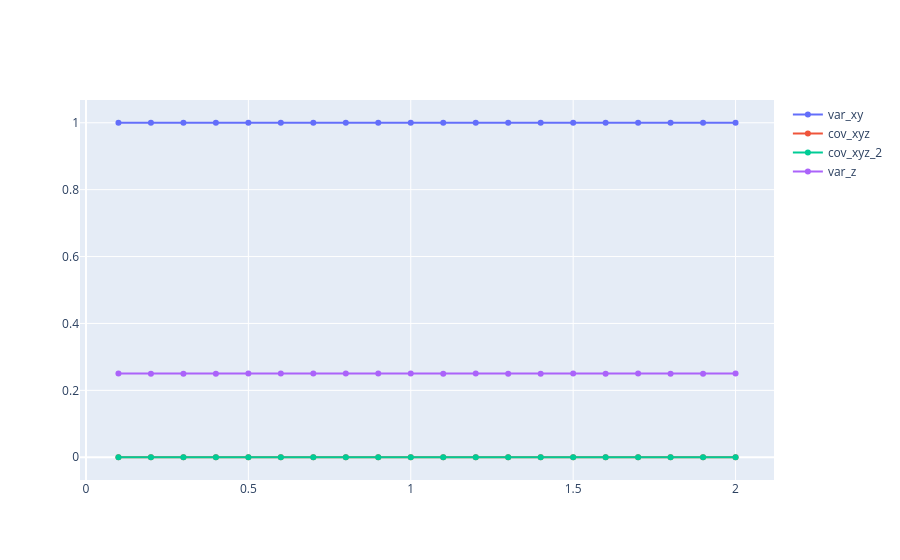

The notebook cell saved with this chart:
### Code cell
import tempfile

from api import RayfishApp
from api.pydantic_models import ParametersInput, SimulationConfig

sim_config = SimulationConfig(
    light_type="incoherent",
    estimation_parameter="distance_2_sources",
    simulation_dimension=1,
)
param_config = ParametersInput(
    wave_vector=2.0,
    rayleigh_length=1.0,
    number_of_point_source_distributions=20,
    maximal_length=4.0,
    minimal_spacing=0.1,
)

with tempfile.TemporaryDirectory() as temp_dir:
    app = RayfishApp(
        simulation_config=sim_config, input_parameters=param_config, save_dir=temp_dir
    )
    result = app.run_simulation()
    result["quantum"].name_parameters({
        "quantum_var_0_0": "var_xy",
        "quantum_var_1_1": "var_z",
        "quantum_cov_0_1": "cov_xyz",
        "quantum_cov_1_0": "cov_xyz_2",
    })
    fig = result["quantum"].generate_figure()
    fig.show()

### Figure 1 — Plotly figure (JSON) as saved in the notebook; plotly's stock layout.template omitted (floating-point values rounded to 4 significant figures)
{"data": [{"mode": "lines+markers", "name": "var_xy", "type": "scatter", "x": [0.1, 0.2, 0.3, 0.4, 0.5, 0.6, 0.7, 0.8, 0.9, 1.0, 1.1, 1.2, 1.3, 1.4, 1.5, 1.6, 1.7, 1.8, 1.9, 2], "y": [1.0, 1.0, 1.0, 1, 1, 1, 1.0, 1.0, 1, 1, 1.0, 1.0, 1.0, 1, 1, 1, 1, 1, 1.0, 1]}, {"mode": "lines+markers", "name": "cov_xyz", "type": "scatter", "x": [0.1, 0.2, 0.3, 0.4, 0.5, 0.6, 0.7, 0.8, 0.9, 1.0, 1.1, 1.2, 1.3, 1.4, 1.5, 1.6, 1.7, 1.8, 1.9, 2], "y": [4.455e-15, -1.069e-15, -9.021e-17, -5.898e-17, 5.898e-17, -1.735e-18, 1.041e-17, -1.735e-18, -1.735e-17, -3.469e-17, -6.072e-18, -3.469e-18, 3.469e-18, -4.337e-19, -1.171e-17, 2.602e-18, 6.722e-18, -1.019e-17, 1.952e-18, -1.843e-18]}, {"mode": "lines+markers", "name": "cov_xyz_2", "type": "scatter", "x": [0.1, 0.2, 0.3, 0.4, 0.5, 0.6, 0.7, 0.8, 0.9, 1.0, 1.1, 1.2, 1.3, 1.4, 1.5, 1.6, 1.7, 1.8, 1.9, 2], "y": [-1.36e-15, -5.551e-17, 1.527e-16, 5.135e-16, 1.388e-17, 2.22e-16, -4.163e-17, -2.776e-17, -2.012e-16, -6.939e-18, -2.567e-16, 6.939e-18, 3.123e-17, -1.735e-17, 7.286e-17, 2.429e-17, 4.163e-17, -4.163e-17, -5.551e-17, -1.735e-17]}, {"mode": "lines+markers", "name": "var_z", "type": "scatter", "x": [0.1, 0.2, 0.3, 0.4, 0.5, 0.6, 0.7, 0.8, 0.9, 1.0, 1.1, 1.2, 1.3, 1.4, 1.5, 1.6, 1.7, 1.8, 1.9, 2], "y": [0.25, 0.25, 0.25, 0.25, 0.25, 0.25, 0.25, 0.25, 0.25, 0.25, 0.25, 0.25, 0.25, 0.25, 0.25, 0.25, 0.25, 0.25, 0.25, 0.25]}], "layout": {"scene": {"xaxis": {"title": {"text": "Spacing"}}, "yaxis": {"title": {"text": "Covariance Matrix"}}}}}
